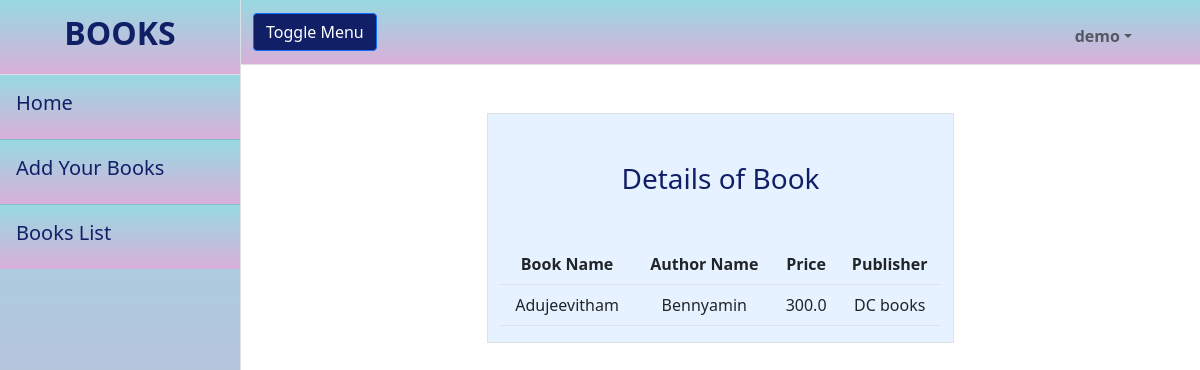
The app's page /bookapp/books/details/5 (signed in) with its own data.
### bookapp/models.py (models this page shows, shortened)
class Books(models.Model):
    book_name=models.CharField(max_length=120)
    author_name= models.CharField(max_length=120)
    price=models.FloatField()
    quantity=models.IntegerField()
    publisher=models.CharField(max_length=120)

### bookapp/views.py (the view)
# urls.py: path("books/details/<int:id>",views.BookDetailsView.as_view(),name="book-detail"),
@method_decorator(signin_required,name="dispatch")
class BookDetailsView(View):
    def get(self,request,*args,**kwargs):
        id=kwargs.get("id")
        book=Books.objects.get(id=id)
        return render(request,"book-detail.html",{"book":book})

### bookapp/templates/book-detail.html
{%extends 'base.html'%}
{%block body_block%}
<div class="container">
    <div class="row mt-5 text-center">
        <div class="col-3"></div>
        <div class="col-6 border" style="background-color: #e6f2ff">
            <h3 class="mt-5" style="color:#112066">Details of Book</h3>
            <table class="table mt-5">
                <tr>
                    <th>Book Name</th>
                    <th>Author Name</th>
                    <th>Price</th>
                    <th>Publisher</th>
                </tr>
                <tr>
                    <td>{{book.book_name}}</td>
                    <td>{{book.author_name}}</td>
                    <td>{{book.price}}</td>
                    <td>{{book.publisher}}</td>
                </tr>
            </table>
        </div>
        <div class="col-3"></div>
    </div>
</div>
{%endblock%}

### bookapp/templates/base.html (shortened to what this page needs)
<!DOCTYPE html>
{%load static%}
<html lang="en">
    <head>
        <link href="{%static 'css/styles.css'%}" rel="stylesheet" />
    </head>
    <body>
        <div class="d-flex" id="wrapper">
            <div class="border-end bg-white" id="sidebar-wrapper" style="background-color: #D9AFD9; background-image: linear-gradient(0deg, #D9AFD9 0%, #97D9E1 100%);">
                <div class="sidebar-heading border-bottom bg-light text-center" style="background-color: #D9AFD9; background-image: linear-gradient(0deg, #D9AFD9 0%, #97D9E1 100%);"><h2 style="color:#112066"><strong>BOOKS</strong></h2></div>
                <div class="list-group list-group-flush" style="background-color: #D9AFD9; background-image: linear-gradient(0deg, #D9AFD9 0%, #97D9E1 100%);" >
                    <a class="list-group-item list-group-item-action list-group-item-light p-3" href="{%url 'index'%}"><h5 style="color:#112066">Home</h5></a>
                    <a class="list-group-item list-group-item-action list-group-item-light p-3" href="{%url 'add-book' %}"><h5 style="color:#112066">Add Your Books</h5></a>
                    <a class="list-group-item list-group-item-action list-group-item-light p-3" href="{%url 'books-list'%}"><h5 style="color:#112066">Books List</h5></a>
                </div>
            </div>
            <div id="page-content-wrapper">
                <nav class="navbar navbar-expand-lg navbar-light  border-bottom" style="background-color: #D9AFD9; background-image: linear-gradient(0deg, #D9AFD9 0%, #97D9E1 100%);">
                    <div class="container-fluid">
                        <button class="btn btn-primary" id="sidebarToggle" style="background-color:#112066">Toggle Menu</button>
                        <div class="collapse navbar-collapse" id="navbarSupportedContent">
                            <ul class="navbar-nav ms-auto mt-2 me-5 mt-lg-2">
                                <li class="nav-item active" style="color:#112066"><a class="nav-link"  href="#"></a></li>
                                <li class="nav-item dropdown">
                                    <a class="nav-link dropdown-toggle" id="navbarDropdown" href="#" role="button" data-bs-toggle="dropdown" aria-haspopup="true" aria-expanded="false"><strong>{{request.user}}</strong></a>
                                </li>
                            </ul>
                        </div>
                    </div>
                </nav>
                <div class="container-fluid">
                    {%block body_block%}{%endblock%}
                </div>
            </div>
        </div>
    </body>
</html>

### bookapp/templates/base.html (style rules this page uses)
.list-group-item-light { background-color: #D9AFD9; background-image: linear-gradient(0deg, #D9AFD9 0%, #97D9E1 100%); }

### records on screen
Books: book_name "Adujeevitham", author_name "Bennyamin", price "300.0", publisher "DC books"

### other values on screen
{{ request.user }} "demo"
